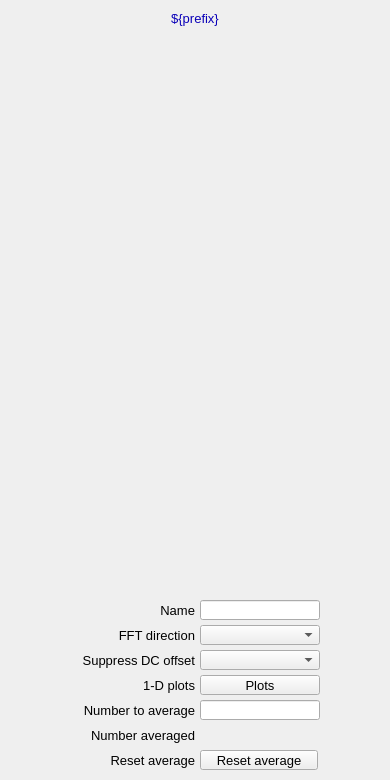
<?xml version="1.0" ?>
<ui version="4.0">
  <class>Dialog</class>
  <widget class="QWidget" name="screen">
    <property name="geometry">
      <rect>
        <x>362</x>
        <y>68</y>
        <width>390</width>
        <height>780</height>
      </rect>
    </property>
    <property name="styleSheet">
      <string notr="true">QWidget#screen {
  color: rgb(0, 0, 0);
  background-color: rgb(187, 187, 187);
  }</string>
    </property>
    <property name="windowTitle">
      <string>NDFFT</string>
    </property>
    <widget class="PyDMDrawingRectangle" name="rectangle">
      <property name="geometry">
        <rect>
          <x>0</x>
          <y>5</y>
          <width>390</width>
          <height>25</height>
        </rect>
      </property>
      <property name="brush" stdset="0">
        <brush brushstyle="SolidPattern">
          <color alpha="255">
            <red>218</red>
            <green>218</green>
            <blue>218</blue>
          </color>
        </brush>
      </property>
      <property name="penStyle" stdset="0">
        <enum>Qt::SolidLine</enum>
      </property>
      <property name="penColor" stdset="0">
        <color>
          <red>218</red>
          <green>218</green>
          <blue>218</blue>
        </color>
      </property>
      <property name="penWidth" stdset="0">
        <double>0</double>
      </property>
      <property name="penCapStyle" stdset="0">
        <enum>Qt::FlatCap</enum>
      </property>
      <property name="toolTip">
        <string>rectangle</string>
      </property>
    </widget>
    <widget class="QLabel" name="text">
      <property name="geometry">
        <rect>
          <x>0</x>
          <y>6</y>
          <width>390</width>
          <height>25</height>
        </rect>
      </property>
      <property name="text">
        <string>${prefix}</string>
      </property>
      <property name="font" stdset="0">
        <font>
          <pointsize>10</pointsize>
        </font>
      </property>
      <property name="brush" stdset="0">
        <brush brushstyle="SolidPattern">
          <color alpha="255">
            <red>10</red>
            <green>0</green>
            <blue>184</blue>
          </color>
        </brush>
      </property>
      <property name="toolTip">
        <string>text</string>
      </property>
      <property name="alignment">
        <set>Qt::AlignCenter</set>
      </property>
      <property name="styleSheet">
        <string notr="true">QLabel#text {
  color: rgb(10, 0, 184);
  }</string>
      </property>
    </widget>
    <widget class="PyDMEmbeddedDisplay" name="composite">
      <property name="geometry">
        <rect>
          <x>5</x>
          <y>35</y>
          <width>380</width>
          <height>555</height>
        </rect>
      </property>
      <property name="toolTip">
        <string>composite</string>
      </property>
      <property name="filename" stdset="0">
        <string>PluginBase_V38.ui</string>
      </property>
    </widget>
    <widget class="PyDMDrawingRectangle" name="rectangle_1">
      <property name="geometry">
        <rect>
          <x>5</x>
          <y>595</y>
          <width>380</width>
          <height>180</height>
        </rect>
      </property>
      <property name="brush" stdset="0">
        <brush brushstyle="NoBrush">
          <color alpha="255">
            <red>0</red>
            <green>0</green>
            <blue>0</blue>
          </color>
        </brush>
      </property>
      <property name="penStyle" stdset="0">
        <enum>Qt::SolidLine</enum>
      </property>
      <property name="penColor" stdset="0">
        <color>
          <red>0</red>
          <green>0</green>
          <blue>0</blue>
        </color>
      </property>
      <property name="penWidth" stdset="0">
        <double>1</double>
      </property>
      <property name="penCapStyle" stdset="0">
        <enum>Qt::FlatCap</enum>
      </property>
      <property name="toolTip">
        <string>rectangle_1</string>
      </property>
    </widget>
    <widget class="QLabel" name="text_1">
      <property name="geometry">
        <rect>
          <x>15</x>
          <y>650</y>
          <width>180</width>
          <height>20</height>
        </rect>
      </property>
      <property name="text">
        <string>Suppress DC offset</string>
      </property>
      <property name="font" stdset="0">
        <font>
          <pointsize>10</pointsize>
        </font>
      </property>
      <property name="brush" stdset="0">
        <brush brushstyle="SolidPattern">
          <color alpha="255">
            <red>0</red>
            <green>0</green>
            <blue>0</blue>
          </color>
        </brush>
      </property>
      <property name="toolTip">
        <string>text_1</string>
      </property>
      <property name="alignment">
        <set>Qt::AlignRight|Qt::AlignTrailing|Qt::AlignVCenter</set>
      </property>
      <property name="styleSheet">
        <string notr="true">QLabel#text_1 {
  color: rgb(0, 0, 0);
  }</string>
      </property>
    </widget>
    <widget class="PyDMEnumComboBox" name="menu">
      <property name="geometry">
        <rect>
          <x>200</x>
          <y>650</y>
          <width>120</width>
          <height>20</height>
        </rect>
      </property>
      <property name="toolTip">
        <string>${prefix}FFTSuppressDC</string>
      </property>
      <property name="channel" stdset="0">
        <string>ca://${prefix}FFTSuppressDC</string>
      </property>
      <property name="font" stdset="0">
        <font>
          <pointsize>10</pointsize>
        </font>
      </property>
      <property name="styleSheet">
        <string notr="true">PyDMEnumComboBox#menu {
  color: rgb(0, 0, 0);
  background-color: rgb(115, 223, 255);
  }</string>
      </property>
    </widget>
    <widget class="PyDMRelatedDisplayButton" name="related_display">
      <property name="geometry">
        <rect>
          <x>200</x>
          <y>675</y>
          <width>120</width>
          <height>20</height>
        </rect>
      </property>
      <property name="toolTip">
        <string>Plots</string>
      </property>
      <property name="text">
        <string>Plots</string>
      </property>
      <property name="showIcon" stdset="0">
        <bool>true</bool>
      </property>
      <property name="font" stdset="0">
        <font>
          <pointsize>10</pointsize>
        </font>
      </property>
      <property name="styleSheet">
        <string notr="true">PyDMRelatedDisplayButton#related_display {
  color: rgb(0, 0, 0);
  background-color: rgb(115, 223, 255);
  }</string>
      </property>
      <property name="titles" stdset="0">
        <stringlist>
          <string>Time series</string>
          <string>FFT abs. value</string>
          <string>FFT real</string>
          <string>FFT Imaginary</string>
          <string>Combined</string>
          <string/>
          <string/>
          <string/>
          <string/>
          <string/>
          <string/>
          <string/>
          <string/>
          <string/>
          <string/>
        </stringlist>
      </property>
      <property name="filenames" stdset="0">
        <stringlist>
          <string>FFTTimeSeriesPlot_V38.ui</string>
          <string>FFTFreqSpectrumPlot_V38.ui</string>
          <string>FFTFreqSpectrumPlot_V38.ui</string>
          <string>FFTFreqSpectrumPlot_V38.ui</string>
          <string>FFTPlotAll_V38.ui</string>
          <string>.ui</string>
          <string>.ui</string>
          <string>.ui</string>
          <string>.ui</string>
          <string>.ui</string>
          <string>.ui</string>
          <string>.ui</string>
          <string>l.ui</string>
          <string>.ui</string>
          <string>.ui</string>
        </stringlist>
      </property>
      <property name="macros" stdset="0">
        <stringlist>
          <string>P=${P},RTS=${RTS},R=${R}</string>
          <string>P=${P},RTS=${RTS},R=${R},S=FFTAbsValue</string>
          <string>P=${P},RTS=${RTS},R=${R},S=FFTReal</string>
          <string>P=${P},RTS=${RTS},R=${R},S=FFTImaginary</string>
          <string>P=${P},RTS=${RTS},R=${R}</string>
          <string/>
          <string/>
          <string/>
          <string/>
          <string/>
          <string/>
          <string/>
          <string/>
          <string/>
          <string/>
        </stringlist>
      </property>
      <property name="openInNewWindow" stdset="0">
        <bool>true</bool>
      </property>
    </widget>
    <widget class="QLabel" name="text_2">
      <property name="geometry">
        <rect>
          <x>105</x>
          <y>675</y>
          <width>90</width>
          <height>20</height>
        </rect>
      </property>
      <property name="text">
        <string>1-D plots</string>
      </property>
      <property name="font" stdset="0">
        <font>
          <pointsize>10</pointsize>
        </font>
      </property>
      <property name="brush" stdset="0">
        <brush brushstyle="SolidPattern">
          <color alpha="255">
            <red>0</red>
            <green>0</green>
            <blue>0</blue>
          </color>
        </brush>
      </property>
      <property name="toolTip">
        <string>text_2</string>
      </property>
      <property name="alignment">
        <set>Qt::AlignRight|Qt::AlignTrailing|Qt::AlignVCenter</set>
      </property>
      <property name="styleSheet">
        <string notr="true">QLabel#text_2 {
  color: rgb(0, 0, 0);
  }</string>
      </property>
    </widget>
    <widget class="QLabel" name="text_3">
      <property name="geometry">
        <rect>
          <x>65</x>
          <y>625</y>
          <width>130</width>
          <height>20</height>
        </rect>
      </property>
      <property name="text">
        <string>FFT direction</string>
      </property>
      <property name="font" stdset="0">
        <font>
          <pointsize>10</pointsize>
        </font>
      </property>
      <property name="brush" stdset="0">
        <brush brushstyle="SolidPattern">
          <color alpha="255">
            <red>0</red>
            <green>0</green>
            <blue>0</blue>
          </color>
        </brush>
      </property>
      <property name="toolTip">
        <string>text_3</string>
      </property>
      <property name="alignment">
        <set>Qt::AlignRight|Qt::AlignTrailing|Qt::AlignVCenter</set>
      </property>
      <property name="styleSheet">
        <string notr="true">QLabel#text_3 {
  color: rgb(0, 0, 0);
  }</string>
      </property>
    </widget>
    <widget class="PyDMEnumComboBox" name="menu_1">
      <property name="geometry">
        <rect>
          <x>200</x>
          <y>625</y>
          <width>120</width>
          <height>20</height>
        </rect>
      </property>
      <property name="toolTip">
        <string>${prefix}FFTDirection</string>
      </property>
      <property name="channel" stdset="0">
        <string>ca://${prefix}FFTDirection</string>
      </property>
      <property name="font" stdset="0">
        <font>
          <pointsize>10</pointsize>
        </font>
      </property>
      <property name="styleSheet">
        <string notr="true">PyDMEnumComboBox#menu_1 {
  color: rgb(0, 0, 0);
  background-color: rgb(115, 223, 255);
  }</string>
      </property>
    </widget>
    <widget class="QLabel" name="text_4">
      <property name="geometry">
        <rect>
          <x>155</x>
          <y>600</y>
          <width>40</width>
          <height>20</height>
        </rect>
      </property>
      <property name="text">
        <string>Name</string>
      </property>
      <property name="font" stdset="0">
        <font>
          <pointsize>10</pointsize>
        </font>
      </property>
      <property name="brush" stdset="0">
        <brush brushstyle="SolidPattern">
          <color alpha="255">
            <red>0</red>
            <green>0</green>
            <blue>0</blue>
          </color>
        </brush>
      </property>
      <property name="toolTip">
        <string>text_4</string>
      </property>
      <property name="alignment">
        <set>Qt::AlignRight|Qt::AlignTrailing|Qt::AlignVCenter</set>
      </property>
      <property name="styleSheet">
        <string notr="true">QLabel#text_4 {
  color: rgb(0, 0, 0);
  }</string>
      </property>
    </widget>
    <widget class="PyDMLineEdit" name="text_entry">
      <property name="geometry">
        <rect>
          <x>200</x>
          <y>600</y>
          <width>120</width>
          <height>20</height>
        </rect>
      </property>
      <property name="channel" stdset="0">
        <string>ca://${prefix}Name</string>
      </property>
      <property name="toolTip">
        <string>${prefix}Name</string>
      </property>
      <property name="font" stdset="0">
        <font>
          <pointsize>10</pointsize>
        </font>
      </property>
      <property name="styleSheet">
        <string notr="true">PyDMLineEdit#text_entry {
  color: rgb(0, 0, 0);
  background-color: rgb(115, 223, 255);
  border: 1px solid black;
  margin: 0px;
  padding: 0px;
  spacing: 0px;
  }</string>
      </property>
    </widget>
    <widget class="QLabel" name="text_5">
      <property name="geometry">
        <rect>
          <x>25</x>
          <y>700</y>
          <width>170</width>
          <height>20</height>
        </rect>
      </property>
      <property name="text">
        <string>Number to average</string>
      </property>
      <property name="font" stdset="0">
        <font>
          <pointsize>10</pointsize>
        </font>
      </property>
      <property name="brush" stdset="0">
        <brush brushstyle="SolidPattern">
          <color alpha="255">
            <red>0</red>
            <green>0</green>
            <blue>0</blue>
          </color>
        </brush>
      </property>
      <property name="toolTip">
        <string>text_5</string>
      </property>
      <property name="alignment">
        <set>Qt::AlignRight|Qt::AlignTrailing|Qt::AlignVCenter</set>
      </property>
      <property name="styleSheet">
        <string notr="true">QLabel#text_5 {
  color: rgb(0, 0, 0);
  }</string>
      </property>
    </widget>
    <widget class="PyDMLineEdit" name="text_entry_1">
      <property name="geometry">
        <rect>
          <x>200</x>
          <y>700</y>
          <width>120</width>
          <height>20</height>
        </rect>
      </property>
      <property name="channel" stdset="0">
        <string>ca://${prefix}FFTNumAverage</string>
      </property>
      <property name="toolTip">
        <string>${prefix}FFTNumAverage</string>
      </property>
      <property name="font" stdset="0">
        <font>
          <pointsize>10</pointsize>
        </font>
      </property>
      <property name="styleSheet">
        <string notr="true">PyDMLineEdit#text_entry_1 {
  color: rgb(0, 0, 0);
  background-color: rgb(115, 223, 255);
  border: 1px solid black;
  margin: 0px;
  padding: 0px;
  spacing: 0px;
  }</string>
      </property>
    </widget>
    <widget class="QLabel" name="text_6">
      <property name="geometry">
        <rect>
          <x>45</x>
          <y>725</y>
          <width>150</width>
          <height>20</height>
        </rect>
      </property>
      <property name="text">
        <string>Number averaged</string>
      </property>
      <property name="font" stdset="0">
        <font>
          <pointsize>10</pointsize>
        </font>
      </property>
      <property name="brush" stdset="0">
        <brush brushstyle="SolidPattern">
          <color alpha="255">
            <red>0</red>
            <green>0</green>
            <blue>0</blue>
          </color>
        </brush>
      </property>
      <property name="toolTip">
        <string>text_6</string>
      </property>
      <property name="alignment">
        <set>Qt::AlignRight|Qt::AlignTrailing|Qt::AlignVCenter</set>
      </property>
      <property name="styleSheet">
        <string notr="true">QLabel#text_6 {
  color: rgb(0, 0, 0);
  }</string>
      </property>
    </widget>
    <widget class="PyDMLabel" name="text_update">
      <property name="geometry">
        <rect>
          <x>200</x>
          <y>726</y>
          <width>120</width>
          <height>18</height>
        </rect>
      </property>
      <property name="toolTip">
        <string>PV: ${prefix}FFTNumAveraged</string>
      </property>
      <property name="channel" stdset="0">
        <string>ca://${prefix}FFTNumAveraged</string>
      </property>
      <property name="font" stdset="0">
        <font>
          <pointsize>10</pointsize>
        </font>
      </property>
      <property name="alignment">
        <set>Qt::AlignLeading|Qt::AlignLeft|Qt::AlignVCenter</set>
      </property>
      <property name="textInteractionFlags">
        <set>Qt::TextSelectableByKeyboard|Qt::TextSelectableByMouse</set>
      </property>
      <property name="styleSheet">
        <string notr="true">PyDMLabel#text_update {
  color: rgb(10, 0, 184);
  background-color: rgb(187, 187, 187);
  }</string>
      </property>
    </widget>
    <widget class="QLabel" name="text_7">
      <property name="geometry">
        <rect>
          <x>65</x>
          <y>750</y>
          <width>130</width>
          <height>20</height>
        </rect>
      </property>
      <property name="text">
        <string>Reset average</string>
      </property>
      <property name="font" stdset="0">
        <font>
          <pointsize>10</pointsize>
        </font>
      </property>
      <property name="brush" stdset="0">
        <brush brushstyle="SolidPattern">
          <color alpha="255">
            <red>0</red>
            <green>0</green>
            <blue>0</blue>
          </color>
        </brush>
      </property>
      <property name="toolTip">
        <string>text_7</string>
      </property>
      <property name="alignment">
        <set>Qt::AlignRight|Qt::AlignTrailing|Qt::AlignVCenter</set>
      </property>
      <property name="styleSheet">
        <string notr="true">QLabel#text_7 {
  color: rgb(0, 0, 0);
  }</string>
      </property>
    </widget>
    <widget class="PyDMPushButton" name="message_button">
      <property name="geometry">
        <rect>
          <x>200</x>
          <y>750</y>
          <width>118</width>
          <height>20</height>
        </rect>
      </property>
      <property name="text">
        <string>Reset average</string>
      </property>
      <property name="font" stdset="0">
        <font>
          <pointsize>10</pointsize>
        </font>
      </property>
      <property name="toolTip">
        <string>${prefix}FFTResetAverage</string>
      </property>
      <property name="channel" stdset="0">
        <string>ca://${prefix}FFTResetAverage</string>
      </property>
      <property name="pressValue" stdset="0">
        <string>1</string>
      </property>
      <property name="styleSheet">
        <string notr="true">PyDMPushButton#message_button {
  color: rgb(0, 0, 0);
  background-color: rgb(115, 223, 255);
  }</string>
      </property>
    </widget>
  </widget>
  <customwidgets>
    <customwidget>
      <class>PyDMDrawingRectangle</class>
      <extends>QWidget</extends>
      <header>pydm.widgets.drawing</header>
    </customwidget>
    <customwidget>
      <class>PyDMLabel</class>
      <extends>QLabel</extends>
      <header>pydm.widgets.label</header>
    </customwidget>
    <customwidget>
      <class>PyDMEmbeddedDisplay</class>
      <extends>QFrame</extends>
      <header>pydm.widgets.embedded_display</header>
    </customwidget>
    <customwidget>
      <class>PyDMEnumComboBox</class>
      <extends>QComboBox</extends>
      <header>pydm.widgets.enum_combo_box</header>
    </customwidget>
    <customwidget>
      <class>PyDMRelatedDisplayButton</class>
      <extends>QPushButton</extends>
      <header>pydm.widgets.related_display_button</header>
    </customwidget>
    <customwidget>
      <class>PyDMLineEdit</class>
      <extends>QLineEdit</extends>
      <header>pydm.widgets.line_edit</header>
    </customwidget>
    <customwidget>
      <class>PyDMPushButton</class>
      <extends>QPushButton</extends>
      <header>pydm.widgets.pushbutton</header>
    </customwidget>
  </customwidgets>
</ui>
